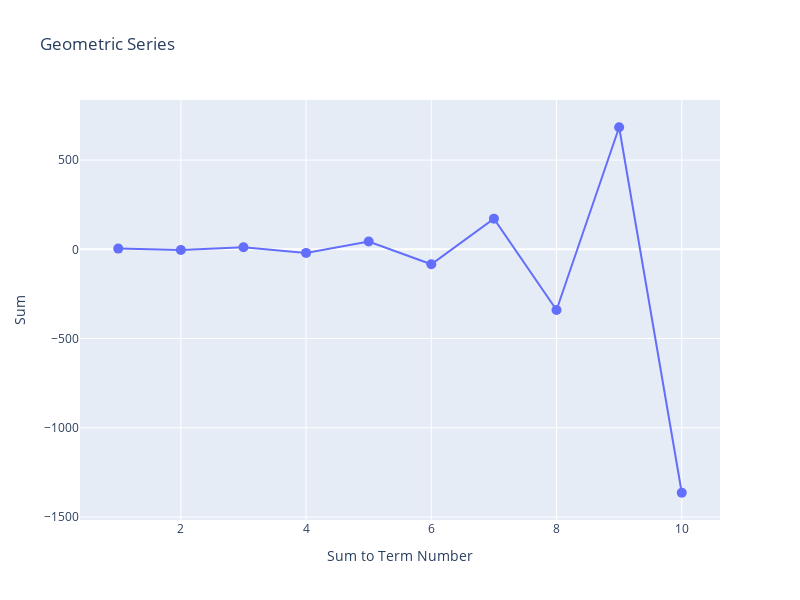

Notebook code cell kept with this figure:
### Code cell
a1 = 4
r = -2
n_terms = 10

arithmetic_series = [(a1*(1-r**i))/(1-r) for i in range(1, n_terms + 1)]

trace = go.Scatter(x=list(range(1, n_terms + 1)), y=arithmetic_series, mode='lines+markers', marker = dict(size = 10), name='Geometric Series')

layout = go.Layout(
    title='Geometric Series',
    xaxis=dict(title='Sum to Term Number'),
    yaxis=dict(title='Sum'),
    height = 600,
    width = 800
)

fig = go.Figure(data=[trace], layout=layout)

fig.show()

### Figure 1 — Plotly figure (JSON) as saved in the notebook; plotly's stock layout.template omitted (floating-point values rounded to 4 significant figures)
{"data": [{"marker": {"size": 10}, "mode": "lines+markers", "name": "Geometric Series", "type": "scatter", "x": [1, 2, 3, 4, 5, 6, 7, 8, 9, 10], "y": [4, -4, 12, -20, 44, -84, 172, -340, 684, -1364]}], "layout": {"height": 600, "title": {"text": "Geometric Series"}, "width": 800, "xaxis": {"autorange": true, "range": [0.3891, 10.61], "title": {"text": "Sum to Term Number"}, "type": "linear"}, "yaxis": {"autorange": true, "range": [-1517.0, 836.7], "title": {"text": "Sum"}, "type": "linear"}}}
